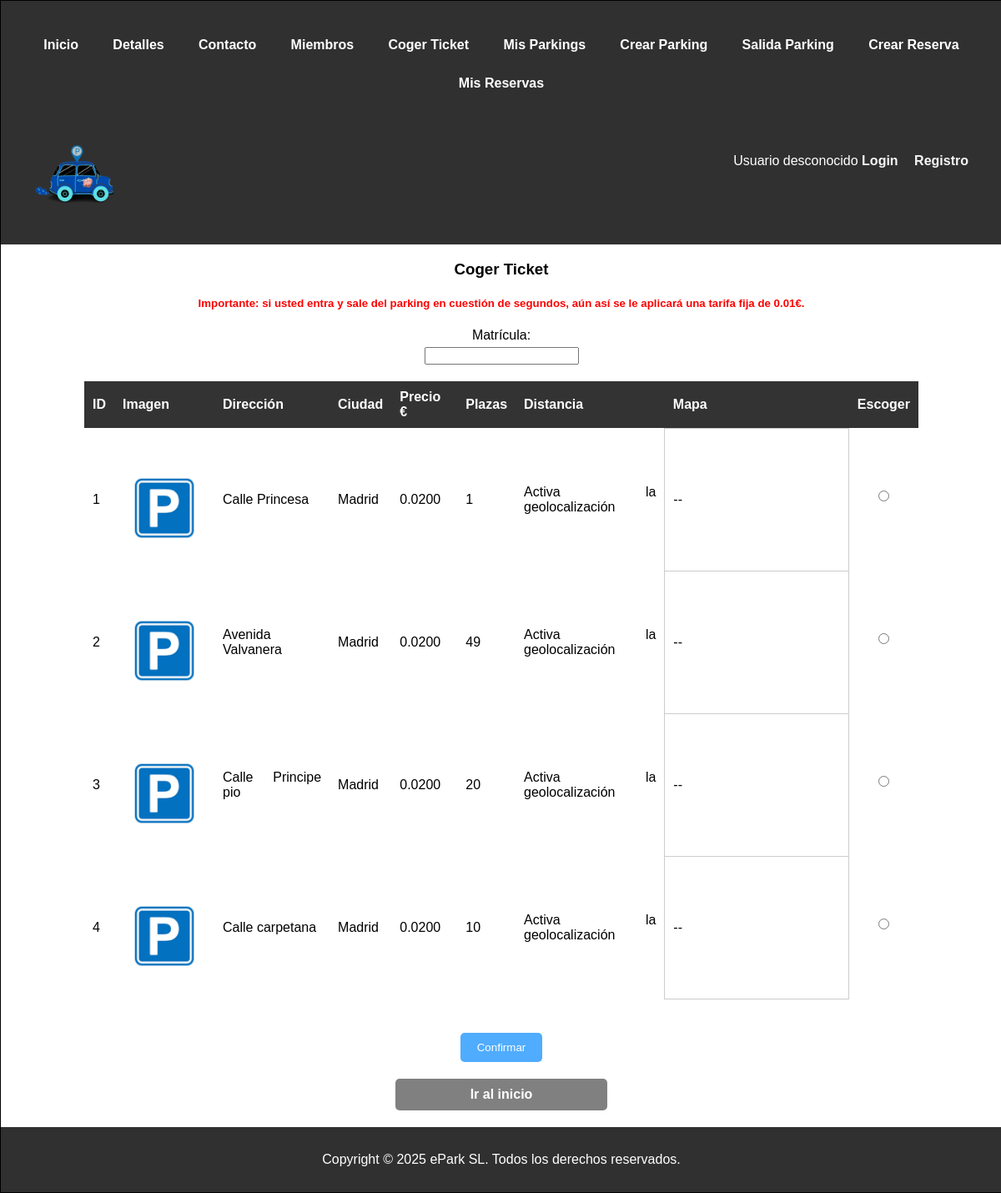
Screenshot of /ticket.php with the database file from the repository.
### tables this page shows
CREATE TABLE `Parking` (
  `id` int(10) NOT NULL AUTO_INCREMENT,
  `dni` varchar(9) NOT NULL,
  `dir` varchar(100) NOT NULL,
  `ciudad` varchar(100) NOT NULL,
  `CP` decimal(5,0) NOT NULL,
  `precio` decimal(5,4) NOT NULL,
  `nPlazas` int(11) NOT NULL,
  `img` varchar(100),
  PRIMARY KEY (`id`),
  CONSTRAINT `crearUsuario` FOREIGN KEY (`dni`) REFERENCES `Usuario` (`dni`) ON DELETE CASCADE ON UPDATE CASCADE,
  UNIQUE KEY `parkingCiudad` (`dir`, `ciudad`)
);

### includes/clases/parking/ParkingDAO.php (called while the page is built, shortened)
<?php
class ParkingDAO extends DAO {
    public function getAll() {
        $parkings = [];
        $conn = Aplicacion::getInstance()->getConexionBd();
        $query = "SELECT * FROM Parking";
        $result = $conn->query($query);
        while ($row = $result->fetch_assoc()) {
            $parkings[] = new TOParking(
                $row['id'] ?? null,
                $row['dni'] ?? null,
                $row['precio'] ?? null,
                $row['dir'] ?? null,
                $row['ciudad'] ?? null,
                $row['CP'] ?? null,
                $row['nPlazas'] ?? null,
                $row['img'] ?? null
            );
        }
        return $parkings;
    }
}
?>

### includes/clases/parking/SAParking.php (called while the page is built, shortened)
<?php
class SAParking{
    public static function mostrarParkings() {
        $daoParking = ParkingDAO::getSingleton();
        return $daoParking->getAll();
    }
    public static function ocupacion($id){
        $num_tickets = SATicket::plazasOcupadas($id);
        $num_reservas = SAReserva::ocupacion($id);
        return $num_tickets + $num_reservas;
    }
}
?>

### includes/config.php (called while the page is built, shortened)
<?php
spl_autoload_register(function ($class) {
    $prefix = 'es\\ucm\\fdi\\aw\\ePark\\';
    $base_dirs = [
        __DIR__ . '/',
        __DIR__ . '/clases/',
        __DIR__ . '/clases/login/',
        __DIR__ . '/clases/parking/',
        __DIR__ . '/clases/ticket/',
        __DIR__ . '/clases/reserva/',
        __DIR__ . '/clases/usuario/',
        __DIR__ . '/clases/gestionTicket/',
        __DIR__ . '/clases/gestionReservas/',
        __DIR__ . '/clases/administracionParkings/',
        __DIR__ . '/clases/Pago/',
        __DIR__ . '/utils/',
        __DIR__ . '/vistas/comun/'
    ];
    $len = strlen($prefix);
    $relative_class = substr($class, $len);
    $file_path = str_replace('\\', '/', $relative_class) . '.php';
    foreach ($base_dirs as $base_dir) {
        $file = $base_dir . $file_path;
        if (file_exists($file)) {
            return;
        }
    }
});
?>

### includes/clases/parking/TOParking.php (called while the page is built, shortened)
<?php
class TOParking {
    private $id;
    private $dir;
    private $ciudad;
    private $precio;
    private $n_plazas;
    private $img;
    public function __construct($id, $dni, $precio, $dir, $ciudad, $CP, $n_plazas, $img=null) {
        $this->id = $id;
        $this->dir = $dir;
        $this->ciudad = $ciudad;
        $this->precio = $precio;
        $this->n_plazas = $n_plazas;
        $this->img = $img;
    }
    public function getId() { return $this->id; }
    public function getDir() { return $this->dir; }
    public function getCiudad() { return $this->ciudad; }
    public function getPrecio() { return $this->precio; }
    public function getNPlazas() { return $this->n_plazas; }
    public function getImg() { return $this->img; }
}
?>

### includes/clases/ticket/TicketDAO.php (called while the page is built, shortened)
<?php
class TicketDAO extends DAO{
    public function ocupacion($id){
        $conn = Aplicacion::getInstance()->getConexionBd();
        $query="SELECT COUNT(*) FROM Ticket WHERE idParking=?";
        $stmt = $conn->prepare($query);
        $stmt->bind_param("i",$id);
        $stmt->execute();
        $stmt->bind_result($num);
        return $num;
    }
}
?>

### includes/clases/ticket/SATicket.php (called while the page is built, shortened)
<?php
class SATicket{
    public static function plazasOcupadas($id){
        $daoTicket = TicketDAO::getSingleton();
        return $daoTicket->ocupacion($id);
    }
}
?>

### includes/clases/reserva/ReservaDAO.php (called while the page is built, shortened)
<?php
class ReservaDAO extends DAO{
    public function ocupacion($id){
        $conn = Aplicacion::getInstance()->getConexionBd();
        $query="SELECT COUNT(*) FROM Reserva WHERE id=? AND estado='ACTIVA'";
        $stmt = $conn->prepare($query);
        $stmt->bind_param("i",$id);
        $stmt->execute();
        $stmt->bind_result($num);
        return $num;
    }
}
?>

### includes/clases/reserva/SAReserva.php (called while the page is built, shortened)
<?php
class SAReserva{
    public static function ocupacion($id){
        $daoReserva = ReservaDAO::getSingleton();
        return $daoReserva->ocupacion($id);
    }
}
?>

### includes/clases/gestionTicket/cogerTicket.php (the view, shortened to what this page needs)
<?php
class cogerTicket extends formBase
{
    protected function CreateFields($datos)
    {
        $matricula = htmlspecialchars($datos['matricula'] ?? '');
        $idSeleccionado = $datos['parking_id'] ?? '';
        $parkings = SAParking::mostrarParkings();
        $html = <<<EOF
    <label for="matricula">Matrícula:</label>
    <input type="text" id="matricula" name="matricula" required pattern="\d{4}[A-Za-z]{3}"
    title="Introduce una matrícula válida: 4 dígitos seguidos de 3 letras (ej. 1234ABC)" value="{$matricula}">
    <div class="tabla-responsive">
    <table id="tablaParkings">
        <thead><tr>
            <th>ID</th>
            <th>Imagen</th>
            <th>Dirección</th>
            <th>Ciudad</th>
            <th>Precio €</th>
            <th>Plazas</th>
            <th>Distancia</th>
            <th>Mapa</th>
            <th>Escoger</th>
        </thead></tr>
    EOF;
        foreach ($parkings as $parking) {
            $id = htmlspecialchars($parking->getId());
            $nPlazas = htmlspecialchars($parking->getNPlazas());
            $ocupadas = htmlspecialchars(SAParking::ocupacion($id));
            $libres = $nPlazas - $ocupadas;
            $dir = htmlspecialchars($parking->getDir());
            $ciudad = htmlspecialchars($parking->getCiudad());
            $precio = htmlspecialchars($parking->getPrecio());
            $direccionCompleta = "$dir, $ciudad";
            $checked = ($idSeleccionado == $id) ? 'checked' : '';
            $imgPath = (!empty($parking->getImg()) && file_exists($parking->getImg())) ? $parking->getImg() : "img/default.png";
            $img = htmlspecialchars($imgPath);
            $html .= <<<EOF
        <tr data-direccion="{$direccionCompleta}">
            <td>{$id}</td>
            <td><img src="{$img}" alt="Imagen del parking" style="max-width: 100px;"></td>
            <td>{$dir}</td>
            <td>{$ciudad}</td>
            <td>{$precio}</td>
            <td>{$libres}</td>
            <td class="distancia">Calculando...</td>
            <td class="mini-mapa" style="width: 200px; height: 150px;"></td>
            <td>
                <label><input type="radio" name="parking_id" value="{$id}" {$checked}></label>
            </td>
        </tr>
        EOF;
        }
        $html .= "</table></div>";
        $html .= '<button type="submit" class="btn-confirmar">Confirmar</button>';
        $html .= '<a href="index.php" class="btn-link">Ir al inicio</a>';
        $rutaJS = RUTA_JS;
        $html .= <<<EOF
        <link rel="stylesheet" href="https://unpkg.com/leaflet@1.9.4/dist/leaflet.css"/>
        <script src="https://unpkg.com/leaflet@1.9.4/dist/leaflet.js"></script>
        <script src="{$rutaJS}/geolocalizacion/calculoDistancias.js" defer></script>
        EOF;
        return $html;
    }
}

### includes/vistas/comun/formBase.php (shortened to what this page needs)
<?php
abstract class formBase
{
    protected $formId;
    protected $action;
    public function __construct($formId, $opciones = array())
    {
        $this->formId = $formId;
        $opcionesPorDefecto = array('action' => null,);
        $opciones = array_merge($opcionesPorDefecto, $opciones);
        $this->action   = $opciones['action'];
        if (!$this->action) {
            $this->action = htmlentities($_SERVER['PHP_SELF']);
        }
    }
    public function Manage()
    {
        if (! $this->IsSent($_POST)) {
            return $this->Create();
        }
    }
    private function IsSent(&$params)
    {
        return isset($params['action']) && $params['action'] == $this->formId;
    }
    protected function Create($errores = array(), &$datos = array())
    {
        $html = $this->CreateErrors($errores);
        $html .= '<form method="POST" action="' . $this->action . '" id="' . $this->formId . '" >';
        $html .= '<input type="hidden" name="action" value="' . $this->formId . '" />';
        $html .= $this->CreateFields($datos);
        $html .= '</form>';
        return $html;
    }
    protected function CreateErrors($errores)
    {
        $html = '';
        $numErrores = count($errores);
        return $html;
    }
}

### ticket.php (shortened to what this page needs)
<?php
require_once __DIR__ . '/includes/config.php';
$form = new \es\ucm\fdi\aw\ePark\cogerTicket();
$htmlFormCoger = $form->Manage();
$contenidoPrincipal = <<<EOS
   <h3>Coger Ticket</h3>
   <h5> Importante: si usted entra y sale del parking en cuestión de segundos, aún así se le aplicará una tarifa fija de 0.01€.</h5>
    $htmlFormCoger
    <script src="https://code.jquery.com/jquery-3.6.0.min.js"></script>
    <script
    src="https://cdn.datatables.net/1.13.4/js/jquery.dataTables.min.js">
    </script>
    <script src="JS/tabla.js"></script>
EOS;
require_once __DIR__ .'/includes/vistas/plantilla/plantilla.php';
?>

### includes/vistas/plantilla/plantilla.php (shortened to what this page needs)
<!DOCTYPE html>
<html>
<head>
    <link rel="stylesheet" media="screen and (min-width: 700px)" type="text/css" href="<?= RUTA_CSS ?>/estiloPC.css" />
    <link rel="stylesheet" media="screen and (max-width: 699px)" type="text/css" href="<?= RUTA_CSS ?>/estiloMovil.css" />
    <link rel="stylesheet" type="text/css" href="<?= RUTA_CSS ?>/estilo.css" />
    <link rel="stylesheet" href="https://cdn.datatables.net/1.13.4/css/jquery.dataTables.min.css"/>
</head>
<body>
    <div id="container">
        <?php require RAIZ_APP . "/vistas/comun/cabecera.php"; ?>
        <main>
            <article>
                <?= $contenidoPrincipal ?>
            </article>
        </main>
        <?php require RAIZ_APP . "/vistas/comun/pie.php"; ?>
</body>
</html>

### includes/vistas/comun/cabecera.php
<?php
function mostrarSaludo()
{
    $rutaApp = RUTA_APP;
    if (isset($_SESSION['nombre']) && ($_SESSION["login"] === true)) {
        echo "Bienvenido {$_SESSION['nombre']} <a href='{$rutaApp}/logout.php'>Salir</a>";
        if (
            isset($_SESSION['tipo'])
            && in_array($_SESSION['tipo'], ['administrador', 'propietario'], true)
        ) {
            echo " <a href='{$rutaApp}/informes_pagos.php' class='btn'>Resumen del pago</a>";
        }
    } else {
        echo "Usuario desconocido <a href='{$rutaApp}/login.php'>Login</a> <a href='{$rutaApp}/register.php'>Registro</a>";
    }
}
?>
<header>
     <div class="navbar">
        <a href="index.php">Inicio</a>
        <a href="detalles.php">Detalles</a>
        <a href="contacto.php">Contacto</a>
        <a href="miembros.php">Miembros</a>
        <a href="ticket.php">Coger Ticket</a>
        <a href="misParkings.php">Mis Parkings</a>
        <a href="crearParking.php">Crear Parking</a>
        <a href="pagoVista.php">Salida Parking</a>
        <a href="crearReserva.php">Crear Reserva</a>
        <a href="misReservas.php">Mis Reservas</a>
    </div>
<div class="barra-superior">
    <img src="img/logo.png" alt="Logo" class="logo">
    <div class="saludo">
        <?php mostrarSaludo(); ?>
    </div>
    </div>
</header>
</html>

### includes/vistas/comun/pie.php
<footer>
Copyright © 2025 ePark SL. Todos los derechos reservados.
</footer>

### CSS/estilo.css (style rules this page uses)
html, body { font-family: Arial, sans-serif; margin: 0px; background-color: white; justify-content: center; align-items: center; text-align: center; }
h5 { color: red; }
div#container { width: 100%; margin: auto; border: 1px solid black; background-color: white; }
header { padding: 30px; height: 20%; background-color: #303030; color: white; }
.navbar { flex-basis: 25%; display: flex; justify-content: space-evenly; flex-wrap: wrap; width: 100%; }
.navbar a { color: white; text-decoration: none; padding: 14px 20px; }
.barra-superior a[href*="login"], .barra-superior a[href*="registro"] { margin-right: 15px; }
.barra-superior { display: flex; align-items: center; padding: 10px; background-color: #303030; }
.logo { height: 100px; }
main { flex-basis: 50%; background-color: white; }
footer { clear: both; padding: 30px; background-color: #303030; color: white; text-align: center; margin-top: 20px; }
header a, header a:visited { color: whitesmoke; font-weight: bold; text-decoration: none; }
div.saludo { width: 100%; text-align: right; }
label { text-align: center; margin: 0 auto 5px; display: block; }
input[type="radio"] { margin: 0; }
.btn-link { width: 17%; display: inline-block; padding: 10px 25px; background-color: grey; color: white; text-decoration: none; border-radius: 5px; font-weight: bold; border: none; transition: background-color 0.3s; cursor: pointer; }
button { display: block; margin: 20px auto; padding: 10px 20px; background: #4facfe; color: white; border: none; border-radius: 5px; cursor: pointer; }
table { width: 90%; max-width: 1000px; margin: 20px auto; border-collapse: collapse; background: #fff; }
.tabla-responsive { overflow-x: auto; width: 100%; }
th { background-color: #333; color: #fff; }
th, td { padding: 10px; text-align: justify; }
img { display: block; margin: 20px auto 0; max-width: 80%; height: auto; }
input[type="text"] { width: margin 0; }
.mini-mapa { min-width: 200px; min-height: 150px; border: 1px solid #ccc; }

### rows the page displays
parking: id "1", dir "Calle Princesa", ciudad "Madrid", precio "0.0200"
parking: id "2", dir "Avenida Valvanera", ciudad "Madrid", precio "0.0200", libres "49"
parking: id "3", dir "Calle Principe pio", ciudad "Madrid", precio "0.0200", nPlazas "20"
parking: id "4", dir "Calle carpetana", ciudad "Madrid", precio "0.0200", nPlazas "10"
